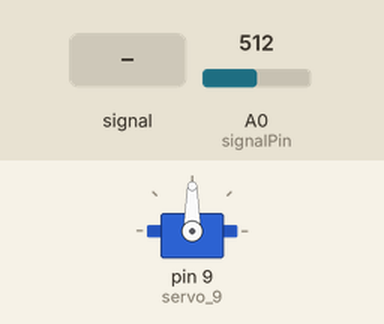
Recording of a sketch running on a simulated Arduino Uno, built with avr-gcc and run on an emulated ATmega328P. Shown: servo. The inputs (shaded band) are chosen by the test bench; at power-on: A0 (signalPin) = 512. What the sketch prints to the serial monitor is not drawn.

Above: at 2.8 s.
2.9 s: A0 (signalPin) fed a 200 Hz sine of ±81 counts around its level
At 5.0 s:
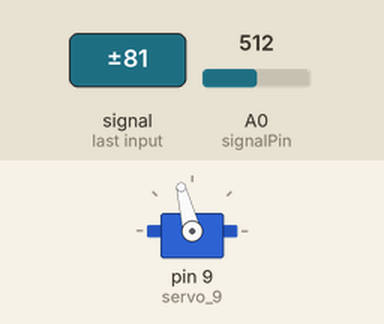
8.9 s: A0 (signalPin) set to 716
At 10.8 s:
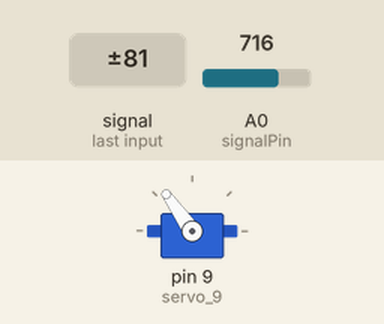
11.6 s: A0 (signalPin) fed a 1000 Hz sine of ±255 counts around its level
At 15.1 s:
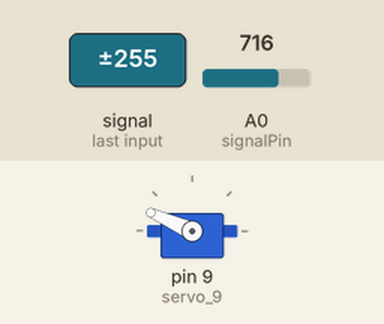
17.5 s: A0 (signalPin) set to 1023
20.2 s: A0 (signalPin) set to 306
At 22.4 s:
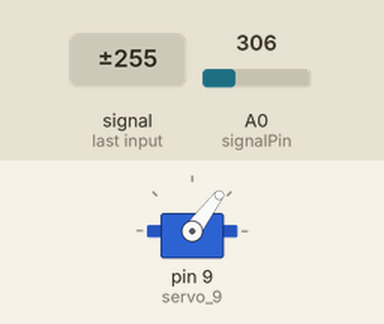
23.5 s: A0 (signalPin) fed a 200 Hz sine of ±81 counts around its level
At 29.4 s:
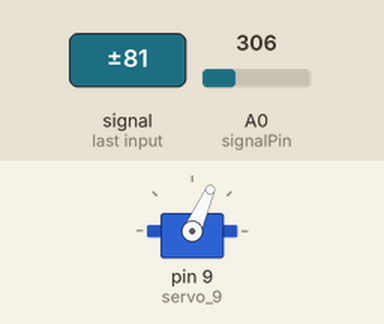
Timing chart, 0 to 73.5 s (numbered marks = the images above; inputs shaded):
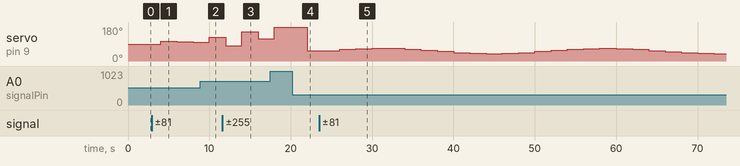

Measured:
- after the input at 2.9 s, servo on pin 9 (servo_9): 90° → 104° after 1.1 s, → 103° 2.0 s later, → 98° 2.0 s later
- after the input at 8.9 s, servo on pin 9 (servo_9): 98° → 125° after 1.1 s
- after the input at 11.6 s, servo on pin 9 (servo_9): 125° → 81° after 0.40 s, → 156° 2.0 s later, → 117° 2.0 s later
- after the input at 20.2 s, servo on pin 9 (servo_9): 180° → 53° after 1.8 s

The sketch:

feedback_system.ino
```cpp
#include<math.h>
#include <Servo.h>

int pos;
int signalPin = 0;

Servo servo_9;

void setup()
{
  Serial.begin(9600);
  servo_9.attach(9);
}

void loop()
{
  pos = analogRead(signalPin);
  pos = map(pos, 0, 1023, 0, 180);
  Serial.print(pos);
  Serial.print(" , ");
  servo_9.write(pos);
  delay(2000);
}
```
